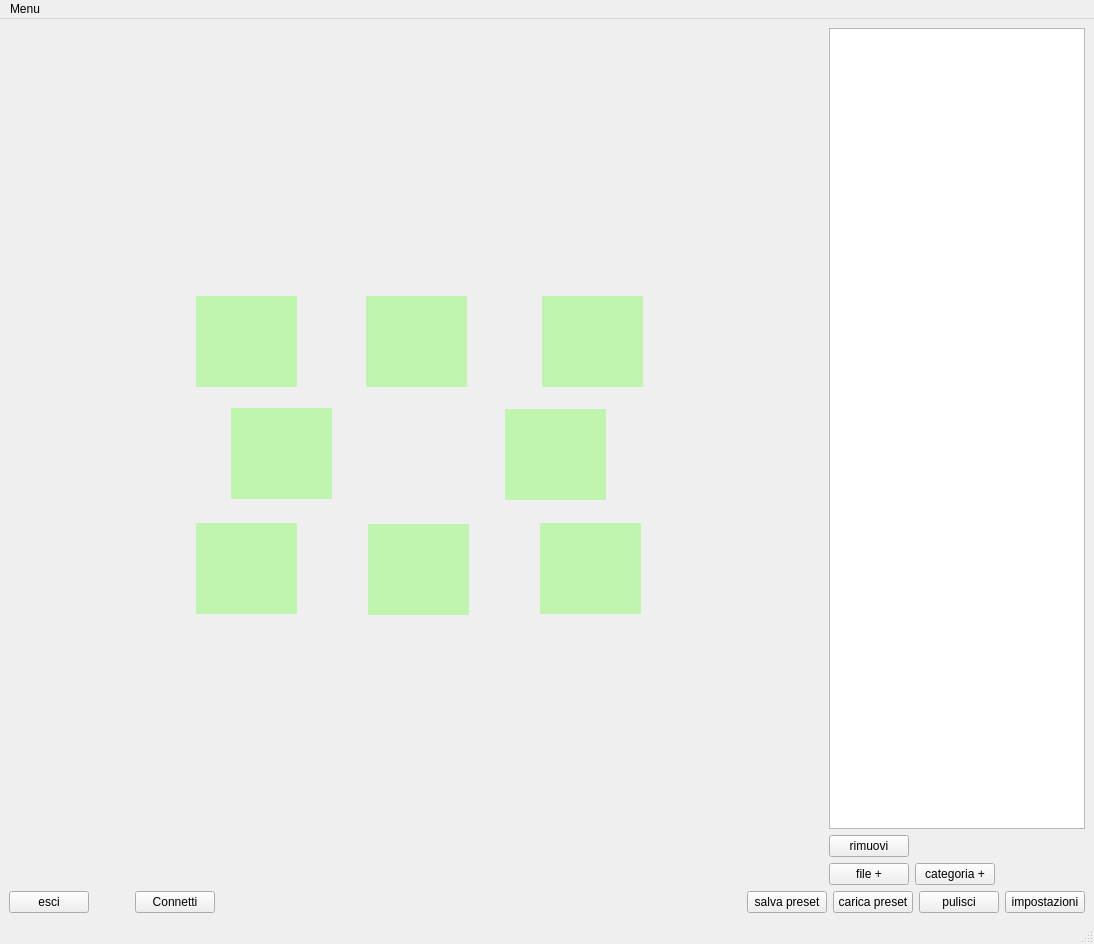
<?xml version="1.0" encoding="UTF-8"?>
<ui version="4.0">
 <class>MainWindow</class>
 <widget class="QMainWindow" name="MainWindow">
  <property name="geometry">
   <rect>
    <x>0</x>
    <y>0</y>
    <width>1094</width>
    <height>944</height>
   </rect>
  </property>
  <property name="sizePolicy">
   <sizepolicy hsizetype="Fixed" vsizetype="Fixed">
    <horstretch>0</horstretch>
    <verstretch>0</verstretch>
   </sizepolicy>
  </property>
  <property name="maximumSize">
   <size>
    <width>1094</width>
    <height>944</height>
   </size>
  </property>
  <property name="windowTitle">
   <string>MainWindow</string>
  </property>
  <property name="styleSheet">
   <string notr="true">#frame_svg{background-repeat: no-repeat;
border-image: url(:/immagine/_vb_interface_2.svg);
 background-position: center;}</string>
  </property>
  <widget class="QWidget" name="centralwidget">
   <layout class="QGridLayout" name="gridLayout">
    <item row="0" column="0">
     <layout class="QHBoxLayout" name="horizontalLayout_5">
      <item>
       <spacer name="horizontalSpacer_5">
        <property name="orientation">
         <enum>Qt::Horizontal</enum>
        </property>
        <property name="sizeHint" stdset="0">
         <size>
          <width>195</width>
          <height>20</height>
         </size>
        </property>
       </spacer>
      </item>
      <item>
       <widget class="QFrame" name="frame_svg_2">
        <property name="sizePolicy">
         <sizepolicy hsizetype="Fixed" vsizetype="Fixed">
          <horstretch>0</horstretch>
          <verstretch>0</verstretch>
         </sizepolicy>
        </property>
        <property name="minimumSize">
         <size>
          <width>600</width>
          <height>400</height>
         </size>
        </property>
        <property name="maximumSize">
         <size>
          <width>400</width>
          <height>400</height>
         </size>
        </property>
        <property name="styleSheet">
         <string notr="true">QLabel{
	background-color: rgba(117, 255, 75, 100);}</string>
        </property>
        <widget class="QLabel" name="label_slot_5">
         <property name="geometry">
          <rect>
           <x>389</x>
           <y>153</y>
           <width>101</width>
           <height>91</height>
          </rect>
         </property>
         <property name="text">
          <string/>
         </property>
         <property name="alignment">
          <set>Qt::AlignCenter</set>
         </property>
        </widget>
        <widget class="QLabel" name="label_slot_1">
         <property name="geometry">
          <rect>
           <x>80</x>
           <y>40</y>
           <width>101</width>
           <height>91</height>
          </rect>
         </property>
         <property name="text">
          <string/>
         </property>
         <property name="alignment">
          <set>Qt::AlignCenter</set>
         </property>
        </widget>
        <widget class="QLabel" name="label_slot_2">
         <property name="geometry">
          <rect>
           <x>250</x>
           <y>40</y>
           <width>101</width>
           <height>91</height>
          </rect>
         </property>
         <property name="text">
          <string/>
         </property>
         <property name="alignment">
          <set>Qt::AlignCenter</set>
         </property>
        </widget>
        <widget class="QLabel" name="label_slot_3">
         <property name="geometry">
          <rect>
           <x>426</x>
           <y>40</y>
           <width>101</width>
           <height>91</height>
          </rect>
         </property>
         <property name="text">
          <string/>
         </property>
         <property name="alignment">
          <set>Qt::AlignCenter</set>
         </property>
        </widget>
        <widget class="QLabel" name="label_slot_8">
         <property name="geometry">
          <rect>
           <x>424</x>
           <y>267</y>
           <width>101</width>
           <height>91</height>
          </rect>
         </property>
         <property name="text">
          <string/>
         </property>
         <property name="alignment">
          <set>Qt::AlignCenter</set>
         </property>
        </widget>
        <widget class="QLabel" name="label_slot_7">
         <property name="geometry">
          <rect>
           <x>252</x>
           <y>268</y>
           <width>101</width>
           <height>91</height>
          </rect>
         </property>
         <property name="text">
          <string/>
         </property>
         <property name="alignment">
          <set>Qt::AlignCenter</set>
         </property>
        </widget>
        <widget class="QLabel" name="label_slot_6">
         <property name="geometry">
          <rect>
           <x>80</x>
           <y>267</y>
           <width>101</width>
           <height>91</height>
          </rect>
         </property>
         <property name="text">
          <string/>
         </property>
         <property name="alignment">
          <set>Qt::AlignCenter</set>
         </property>
        </widget>
        <widget class="QLabel" name="label_slot_4">
         <property name="geometry">
          <rect>
           <x>115</x>
           <y>152</y>
           <width>101</width>
           <height>91</height>
          </rect>
         </property>
         <property name="text">
          <string/>
         </property>
         <property name="alignment">
          <set>Qt::AlignCenter</set>
         </property>
        </widget>
        <widget class="QFrame" name="frame_svg">
         <property name="geometry">
          <rect>
           <x>0</x>
           <y>0</y>
           <width>600</width>
           <height>400</height>
          </rect>
         </property>
         <property name="sizePolicy">
          <sizepolicy hsizetype="Fixed" vsizetype="Fixed">
           <horstretch>0</horstretch>
           <verstretch>0</verstretch>
          </sizepolicy>
         </property>
         <property name="minimumSize">
          <size>
           <width>600</width>
           <height>400</height>
          </size>
         </property>
         <property name="maximumSize">
          <size>
           <width>400</width>
           <height>400</height>
          </size>
         </property>
         <property name="styleSheet">
          <string notr="true">/*QLabel{
	background-color: rgba(117, 255, 75, 100);}*/</string>
         </property>
        </widget>
       </widget>
      </item>
      <item>
       <spacer name="horizontalSpacer_3">
        <property name="orientation">
         <enum>Qt::Horizontal</enum>
        </property>
        <property name="sizeHint" stdset="0">
         <size>
          <width>195</width>
          <height>20</height>
         </size>
        </property>
       </spacer>
      </item>
      <item>
       <layout class="QVBoxLayout" name="verticalLayout_2">
        <item>
         <layout class="QHBoxLayout" name="horizontalLayout_6">
          <item>
           <widget class="QTreeView" name="treeView">
            <property name="sizePolicy">
             <sizepolicy hsizetype="Expanding" vsizetype="Expanding">
              <horstretch>0</horstretch>
              <verstretch>0</verstretch>
             </sizepolicy>
            </property>
            <property name="minimumSize">
             <size>
              <width>256</width>
              <height>371</height>
             </size>
            </property>
            <property name="maximumSize">
             <size>
              <width>400</width>
              <height>1024</height>
             </size>
            </property>
            <property name="dragDropMode">
             <enum>QAbstractItemView::DragOnly</enum>
            </property>
            <attribute name="headerVisible">
             <bool>false</bool>
            </attribute>
           </widget>
          </item>
         </layout>
        </item>
        <item>
         <layout class="QVBoxLayout" name="verticalLayout">
          <item>
           <widget class="QPushButton" name="bot_rimuovi">
            <property name="sizePolicy">
             <sizepolicy hsizetype="Fixed" vsizetype="Fixed">
              <horstretch>0</horstretch>
              <verstretch>0</verstretch>
             </sizepolicy>
            </property>
            <property name="text">
             <string>rimuovi</string>
            </property>
           </widget>
          </item>
          <item>
           <layout class="QHBoxLayout" name="horizontalLayout_3">
            <item>
             <widget class="QPushButton" name="bot_aggiungi">
              <property name="sizePolicy">
               <sizepolicy hsizetype="Fixed" vsizetype="Fixed">
                <horstretch>0</horstretch>
                <verstretch>0</verstretch>
               </sizepolicy>
              </property>
              <property name="text">
               <string>file +</string>
              </property>
             </widget>
            </item>
            <item>
             <widget class="QPushButton" name="bot_nuovaCartella">
              <property name="text">
               <string>categoria +</string>
              </property>
             </widget>
            </item>
            <item>
             <spacer name="horizontalSpacer">
              <property name="orientation">
               <enum>Qt::Horizontal</enum>
              </property>
              <property name="sizeHint" stdset="0">
               <size>
                <width>40</width>
                <height>20</height>
               </size>
              </property>
             </spacer>
            </item>
           </layout>
          </item>
         </layout>
        </item>
       </layout>
      </item>
     </layout>
    </item>
    <item row="1" column="0">
     <layout class="QHBoxLayout" name="horizontalLayout_4">
      <item>
       <layout class="QHBoxLayout" name="horizontalLayout">
        <item>
         <widget class="QPushButton" name="bot_esci">
          <property name="sizePolicy">
           <sizepolicy hsizetype="Fixed" vsizetype="Fixed">
            <horstretch>0</horstretch>
            <verstretch>0</verstretch>
           </sizepolicy>
          </property>
          <property name="text">
           <string>esci</string>
          </property>
         </widget>
        </item>
        <item>
         <spacer name="horizontalSpacer_2">
          <property name="orientation">
           <enum>Qt::Horizontal</enum>
          </property>
          <property name="sizeType">
           <enum>QSizePolicy::Fixed</enum>
          </property>
          <property name="sizeHint" stdset="0">
           <size>
            <width>40</width>
            <height>20</height>
           </size>
          </property>
         </spacer>
        </item>
        <item>
         <widget class="QPushButton" name="bot_connetti">
          <property name="sizePolicy">
           <sizepolicy hsizetype="Fixed" vsizetype="Fixed">
            <horstretch>0</horstretch>
            <verstretch>0</verstretch>
           </sizepolicy>
          </property>
          <property name="text">
           <string>Connetti</string>
          </property>
         </widget>
        </item>
       </layout>
      </item>
      <item>
       <spacer name="horizontalSpacer_4">
        <property name="orientation">
         <enum>Qt::Horizontal</enum>
        </property>
        <property name="sizeHint" stdset="0">
         <size>
          <width>40</width>
          <height>20</height>
         </size>
        </property>
       </spacer>
      </item>
      <item>
       <widget class="QPushButton" name="bot_salva_preset">
        <property name="text">
         <string>salva preset</string>
        </property>
       </widget>
      </item>
      <item>
       <widget class="QPushButton" name="bot_carica_preset">
        <property name="text">
         <string>carica preset</string>
        </property>
       </widget>
      </item>
      <item>
       <widget class="QPushButton" name="bot_pulisci">
        <property name="text">
         <string>pulisci</string>
        </property>
       </widget>
      </item>
      <item>
       <layout class="QHBoxLayout" name="horizontalLayout_2">
        <item>
         <widget class="QPushButton" name="bot_impostazioni">
          <property name="sizePolicy">
           <sizepolicy hsizetype="Fixed" vsizetype="Fixed">
            <horstretch>0</horstretch>
            <verstretch>0</verstretch>
           </sizepolicy>
          </property>
          <property name="text">
           <string>impostazioni</string>
          </property>
         </widget>
        </item>
       </layout>
      </item>
     </layout>
    </item>
   </layout>
  </widget>
  <widget class="QMenuBar" name="menubar">
   <property name="geometry">
    <rect>
     <x>0</x>
     <y>0</y>
     <width>1094</width>
     <height>21</height>
    </rect>
   </property>
   <widget class="QMenu" name="menuMenu">
    <property name="title">
     <string>Menu</string>
    </property>
    <addaction name="actionAbout"/>
   </widget>
   <addaction name="menuMenu"/>
  </widget>
  <widget class="QStatusBar" name="statusbar"/>
  <action name="actionAbout">
   <property name="text">
    <string>About</string>
   </property>
  </action>
 </widget>
 <resources>
  <include location="vegeboard_svg.qrc"/>
 </resources>
 <connections/>
</ui>
